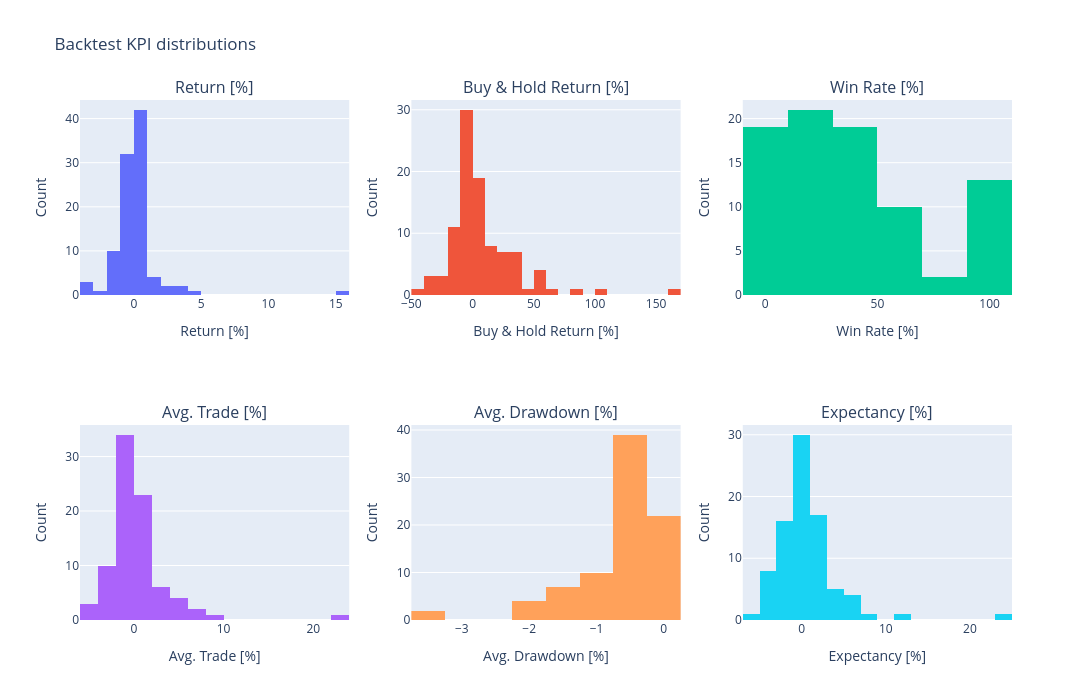

Notebook code for this chart:
### Code cell
import plotly.graph_objects as go
from plotly.subplots import make_subplots

kpi_columns = [
    "Return [%]",
    "Buy & Hold Return [%]",
    "Win Rate [%]",
    "Avg. Trade [%]",
    "Avg. Drawdown [%]",
    "Expectancy [%]",
]

missing_kpi_columns = [column for column in kpi_columns if column not in df_backtest_results.columns]
if missing_kpi_columns:
    raise ValueError(
        "Cannot plot KPI histograms because df_backtest_results is missing: "
        + ", ".join(missing_kpi_columns)
    )

successful_backtests = df_backtest_results.filter(pl.col("status") == "success")
if successful_backtests.height == 0:
    raise ValueError("Cannot plot KPI histograms because there are no successful backtest results.")

fig = make_subplots(
    rows=2,
    cols=3,
    subplot_titles=kpi_columns,
)

for index, kpi in enumerate(kpi_columns):
    row = index // 3 + 1
    col = index % 3 + 1
    values = successful_backtests.get_column(kpi).drop_nulls().to_list()
    fig.add_trace(
        go.Histogram(x=values, name=kpi, showlegend=False),
        row=row,
        col=col,
    )
    fig.update_xaxes(title_text=kpi, row=row, col=col)
    fig.update_yaxes(title_text="Count", row=row, col=col)

fig.update_layout(
    title="Backtest KPI distributions",
    height=700,
    width=1_300,
)
fig.show()

### Figure 1 — Plotly figure (JSON) as saved in the notebook; plotly's stock layout.template omitted (floating-point values rounded to 4 significant figures)
{"data": [{"name": "Return [%]", "showlegend": false, "type": "histogram", "x": [-0.2492, -0.4441, 0, 0.5617, -1.622, -3.116, 0.3805, -0.7761, -0.8356, 0.6883, -0.3999, 2.369, 0.7638, -1.266, -0.5943, -0.3389, -0.2637, 0.1218, 0.1344, -0.3941, -0.0012, -2.242, 0.2167, -1.299, 0, -0.7549, 0, 0.6528, 0.412, 0, -0.9616, 0, 3.02, -0.757, -0.1186, -1.029, -0.212, 0, 4.704, 0, -3.406, 0.4286, 1.858, -0.4333, -1.113, -1.479, -0.6765, 0, 0.1919, 2.029, 0.5179, -0.005703, -0.4746, -0.2055, -0.0492, 0.4608, 0.09815, -0.149, -1.173, -0.06814, 0.6672, 1.625, -0.4352, 0.6731, 0, 0.2536, 0.03346, -0.9159, -1.236, 0.5666, 0.603, -0.1187, -1.873, 0, -0.06648, 15.32, 0, 0.4944, -0.0591, -0.2352, -3.334, 3.974, -0.002597, 1.516, 0, 1.244, 0.3133, 0.2436, 0.3662, 0.9686, 0.3787, 0, 0.9387, -0.5269, -0.05168, 0.6406, 0, -1.252], "xaxis": "x", "yaxis": "y"}, {"name": "Buy & Hold Return [%]", "showlegend": false, "type": "histogram", "x": [-0.9434, -5.605, -7.782, 164.2, -22.74, -15.28, 0.5193, 65.76, 4.589, -12.34, -32.05, 34.31, 20.27, 36.96, -2.446, 46.79, 0.08097, 53.9, -3.226, -17.06, -7.649, -11.46, -3.654, 23.88, 2.564, -34.92, 0.1503, -10.47, 2.194, 3.151, 58.35, -1.111, 110.0, 2.275, -4.494, 10.28, 6.059, 6.481, 35.79, -0.3853, 19.15, -1.489, 19.33, -4.93, 6.26, 15.48, 35.0, -27.06, 11.11, 28.24, 14.06, -2.232, -4.414, -15.59, -0.8509, 3.627, 26.28, -15.22, -5.759, -37.04, 1.472, 59.21, -7.692, -0.5291, -17.72, 80.93, -2.57, 0.5865, -1.579, 14.29, -4.565, 29.45, -6.619, 0, -3.226, 29.24, -7.529, -20.76, -43.13, -2.054, -8.163, 21.16, -13.64, 14.35, 5.382, 52.12, -11.07, 31.73, -3.468, 3.215, -4.4, -0.07813, 36.32, -1.131, 35.03, 5.64, 2.18, -12.76], "xaxis": "x2", "yaxis": "y2"}, {"name": "Win Rate [%]", "showlegend": false, "type": "histogram", "x": [33.33, 14.81, 44.44, 0, 3.704, 100, 11.11, 18.18, 66.67, 0, 80, 100, 33.33, 0, 39.39, 33.33, 33.33, 14.29, 0, 0, 9.524, 66.67, 20.83, 0, 47.62, 25, 22.22, 74.07, 20, 0, 0, 33.33, 41.67, 20.51, 100, 100, 26.67, 0, 22.22, 27.27, 26.67, 100, 40, 25, 0, 44.44, 33.33, 100, 40.74, 50, 0, 50, 100, 54.55, 0, 66.67, 58.33, 22.22, 16.67, 6.667, 100, 33.33, 45.83, 20, 0, 16.67, 100, 50, 0, 0, 25, 46.67, 46.67, 100, 53.33, 25, 41.67, 100, 100, 61.11, 25, 42.86, 100, 8.333], "xaxis": "x3", "yaxis": "y3"}, {"name": "Avg. Trade [%]", "showlegend": false, "type": "histogram", "x": [-1.393, -0.06794, 9.441, -1.394, -3.135, 1.762, -3.94, -1.449, 1.133, -3.325, 2.647, 23.6, 0.8421, -0.8327, -0.6056, -0.09749, 1.313, -0.3401, -2.162, -0.03177, -5.181, 0.6575, -0.1, -3.243, -1.195, 1.067, -1.577, 5.742, -1.323, -0.4875, -3.497, 0.2953, 4.051, -1.297, 1.152, 6.98, -0.5629, -5.071, -1.04, -1.267, -2.446, 3.827, 0.9804, 0.1018, -1.883, -0.608, -0.6411, 3.743, 0.689, -0.7046, -1.056, -0.8883, 6.55, 1.659, -2.439, 3.94, 1.27, -0.1637, -3.077, -0.6602, 4.705, 2.331, -0.02395, -1.68, -0.2691, 0.3519, 5.927, -0.911, -1.91, -2.152, -0.1583, 0.01492, 1.373, 3.668, -0.3182, 1.599, 0.6391, 0.3377, 1.301, 1.051, -0.3166, 0.5727, 1.825, -4.65], "xaxis": "x4", "yaxis": "y4"}, {"name": "Avg. Drawdown [%]", "showlegend": false, "type": "histogram", "x": [-0.4606, -2.007, -0.3036, -1.622, -3.325, -0.3068, -1.253, -1.307, -0.2254, -0.3999, -0.2103, -0.09333, -0.4218, -1.188, -1.536, -0.4658, -0.46, -0.7668, -0.3941, -0.0012, -2.242, -0.2871, -0.7773, -0.9453, -0.2888, -0.04194, -0.3238, -0.4028, -0.6821, -0.1186, -1.029, -0.7729, -0.334, -0.5759, -0.2813, -0.08787, -0.3732, -1.221, -1.164, -0.7142, -1.269, -0.198, -0.3104, -0.2599, -0.4746, -0.3818, -0.3952, -0.2196, -0.494, -0.5283, -1.173, -0.2064, -0.2098, -0.3608, -0.4352, -0.2512, -0.2658, -0.2881, -0.8619, -0.6724, -0.1832, -0.1225, -0.3713, -2.067, -0.1962, -1.641, -0.1568, -0.4836, -0.2352, -3.334, -1.341, -0.3011, -0.2478, -0.1378, -0.1882, -0.1865, -0.5687, -0.1331, -0.1249, -0.4178, -0.6503, -0.444, -0.373, -1.808], "xaxis": "x5", "yaxis": "y5"}, {"name": "Expectancy [%]", "showlegend": false, "type": "histogram", "x": [-1.367, -0.05922, 11.65, -1.393, -3.121, 1.765, -3.895, -1.437, 1.156, -3.325, 2.705, 24.01, 1.056, -0.8312, -0.5223, -0.09622, 1.405, -0.3359, -2.162, -0.03177, -5.077, 0.6778, 0.3081, -3.239, -0.8116, 1.085, -1.092, 6.04, -1.284, -0.4875, -3.492, 0.3348, 6.632, -1.225, 1.152, 7.135, -0.5459, -4.992, -1.004, -1.026, -2.175, 3.903, 1.02, 0.1055, -1.874, -0.4448, -0.6145, 3.744, 0.8557, -0.6639, -1.055, -0.7099, 6.552, 1.781, -2.439, 4.08, 2.332, -0.1615, -3.027, -0.6571, 4.787, 2.387, 0.1376, -1.646, -0.2691, 1.235, 5.961, -0.5174, -1.91, -2.147, 0.3044, 0.03762, 1.442, 3.676, -0.254, 1.713, 0.7094, 0.3377, 1.301, 1.15, -0.3118, 0.7994, 1.825, -4.579], "xaxis": "x6", "yaxis": "y6"}], "layout": {"annotations": [{"font": {"size": 16}, "showarrow": false, "text": "Return [%]", "x": 0.1444, "xanchor": "center", "xref": "paper", "y": 1, "yanchor": "bottom", "yref": "paper"}, {"font": {"size": 16}, "showarrow": false, "text": "Buy & Hold Return [%]", "x": 0.5, "xanchor": "center", "xref": "paper", "y": 1, "yanchor": "bottom", "yref": "paper"}, {"font": {"size": 16}, "showarrow": false, "text": "Win Rate [%]", "x": 0.8556, "xanchor": "center", "xref": "paper", "y": 1, "yanchor": "bottom", "yref": "paper"}, {"font": {"size": 16}, "showarrow": false, "text": "Avg. Trade [%]", "x": 0.1444, "xanchor": "center", "xref": "paper", "y": 0.375, "yanchor": "bottom", "yref": "paper"}, {"font": {"size": 16}, "showarrow": false, "text": "Avg. Drawdown [%]", "x": 0.5, "xanchor": "center", "xref": "paper", "y": 0.375, "yanchor": "bottom", "yref": "paper"}, {"font": {"size": 16}, "showarrow": false, "text": "Expectancy [%]", "x": 0.8556, "xanchor": "center", "xref": "paper", "y": 0.375, "yanchor": "bottom", "yref": "paper"}], "height": 700, "title": {"text": "Backtest KPI distributions"}, "width": 1300, "xaxis": {"anchor": "y", "domain": [0, 0.2889], "title": {"text": "Return [%]"}}, "xaxis2": {"anchor": "y2", "domain": [0.3556, 0.6444], "title": {"text": "Buy & Hold Return [%]"}}, "xaxis3": {"anchor": "y3", "domain": [0.7111, 1], "title": {"text": "Win Rate [%]"}}, "xaxis4": {"anchor": "y4", "domain": [0, 0.2889], "title": {"text": "Avg. Trade [%]"}}, "xaxis5": {"anchor": "y5", "domain": [0.3556, 0.6444], "title": {"text": "Avg. Drawdown [%]"}}, "xaxis6": {"anchor": "y6", "domain": [0.7111, 1], "title": {"text": "Expectancy [%]"}}, "yaxis": {"anchor": "x", "domain": [0.625, 1], "title": {"text": "Count"}}, "yaxis2": {"anchor": "x2", "domain": [0.625, 1], "title": {"text": "Count"}}, "yaxis3": {"anchor": "x3", "domain": [0.625, 1], "title": {"text": "Count"}}, "yaxis4": {"anchor": "x4", "domain": [0, 0.375], "title": {"text": "Count"}}, "yaxis5": {"anchor": "x5", "domain": [0, 0.375], "title": {"text": "Count"}}, "yaxis6": {"anchor": "x6", "domain": [0, 0.375], "title": {"text": "Count"}}}}
